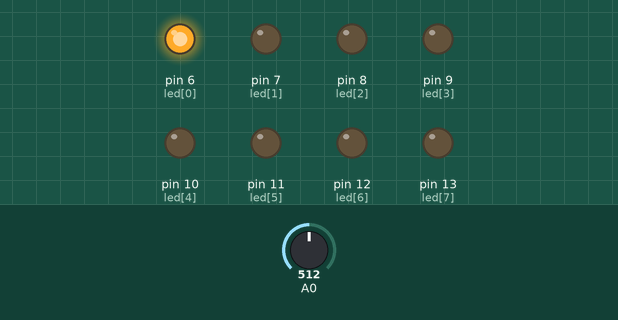
A sketch run on a simulated Arduino Uno, built with avr-gcc and run on an emulated ATmega328P. On the bench: output pins drawn as LEDs (lit = HIGH). The inputs (shaded band) are chosen by the test bench; at power-on: A0 = 512.

Above: at 0.1 s.
At 4.5 s:
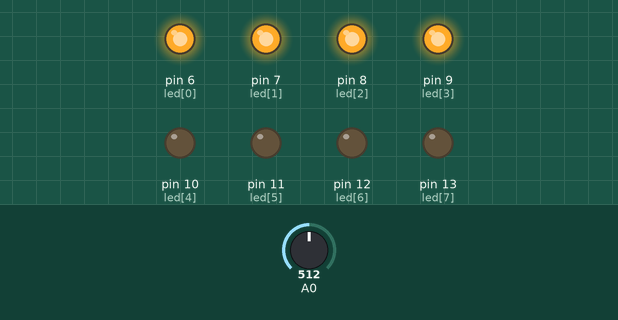
At 9.0 s:
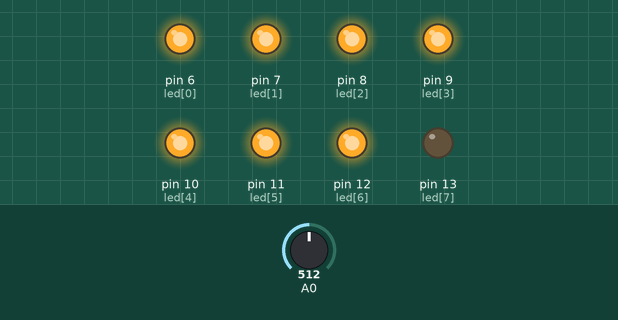
At 18.0 s:
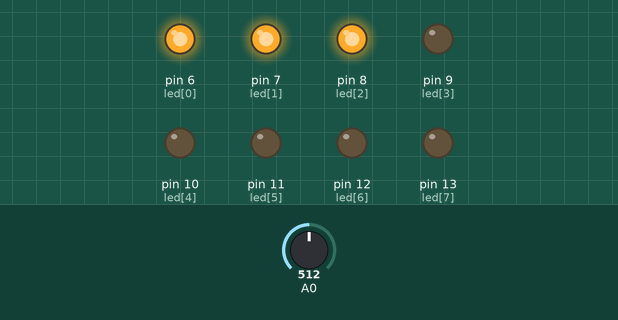
At 25.5 s:
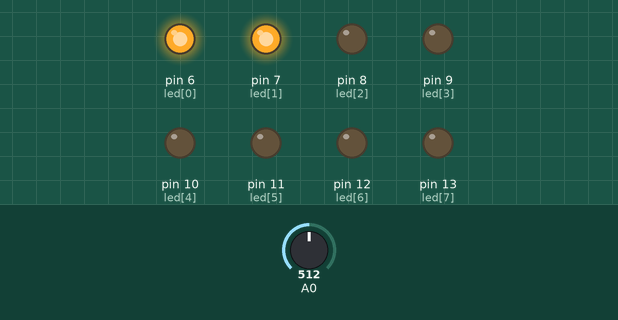
At 37.5 s:
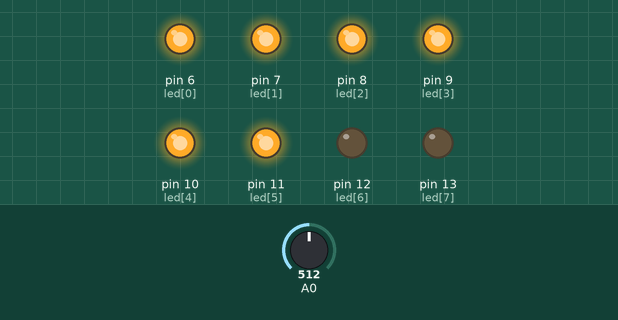
Timing chart, 0 to 40.0 s (numbered marks = the images above):
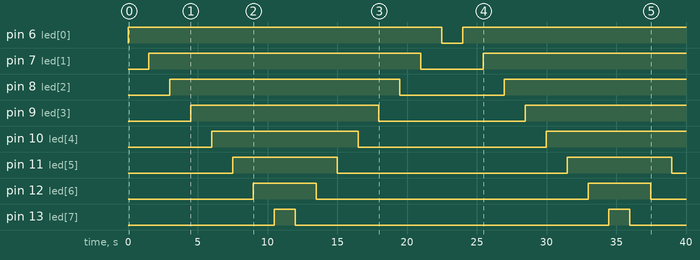

The sketch:

work_2.ino
```cpp
int i = 0;
int led[8]={6,7,8,9,10,11,12,13};
void setup()
{
  Serial.begin(9600);
  for(int i=0;i<8;i++)
  {
    pinMode(led[i],OUTPUT);
  }
}
void loop()
{
  int vr=analogRead(A0);
  int vrl=map(vr,0,1023,3000,0);
  for(i=0;i<8;i++)
  {
    digitalWrite(led[i],1);
    delay(vrl);
  }
  for(i=7;i>=0;i--)
  {
    digitalWrite(led[i],0);
    delay(vrl);
  }
}
```

Measured:
- by itself, pin 6 (led[0]): LOW → HIGH at 0.00 s, → LOW 22.5 s later, → HIGH 1.5 s later
- by itself, pin 7 (led[1]): LOW → HIGH at 1.5 s, → LOW 19.5 s later, → HIGH 4.5 s later
- by itself, pin 8 (led[2]): LOW → HIGH at 3.0 s, → LOW 16.5 s later, → HIGH 7.5 s later
- by itself, pin 9 (led[3]): LOW → HIGH at 4.5 s, → LOW 13.5 s later, → HIGH 10.5 s later
- by itself, pin 10 (led[4]): LOW → HIGH at 6.0 s, → LOW 10.5 s later, → HIGH 13.5 s later
- by itself, pin 11 (led[5]): alternates HIGH for 7.5 s and LOW for 16.5 s
- by itself, pin 12 (led[6]): alternates HIGH for 4.5 s and LOW for 19.5 s
- by itself, pin 13 (led[7]): alternates HIGH for 1.5 s and LOW for 22.5 s
